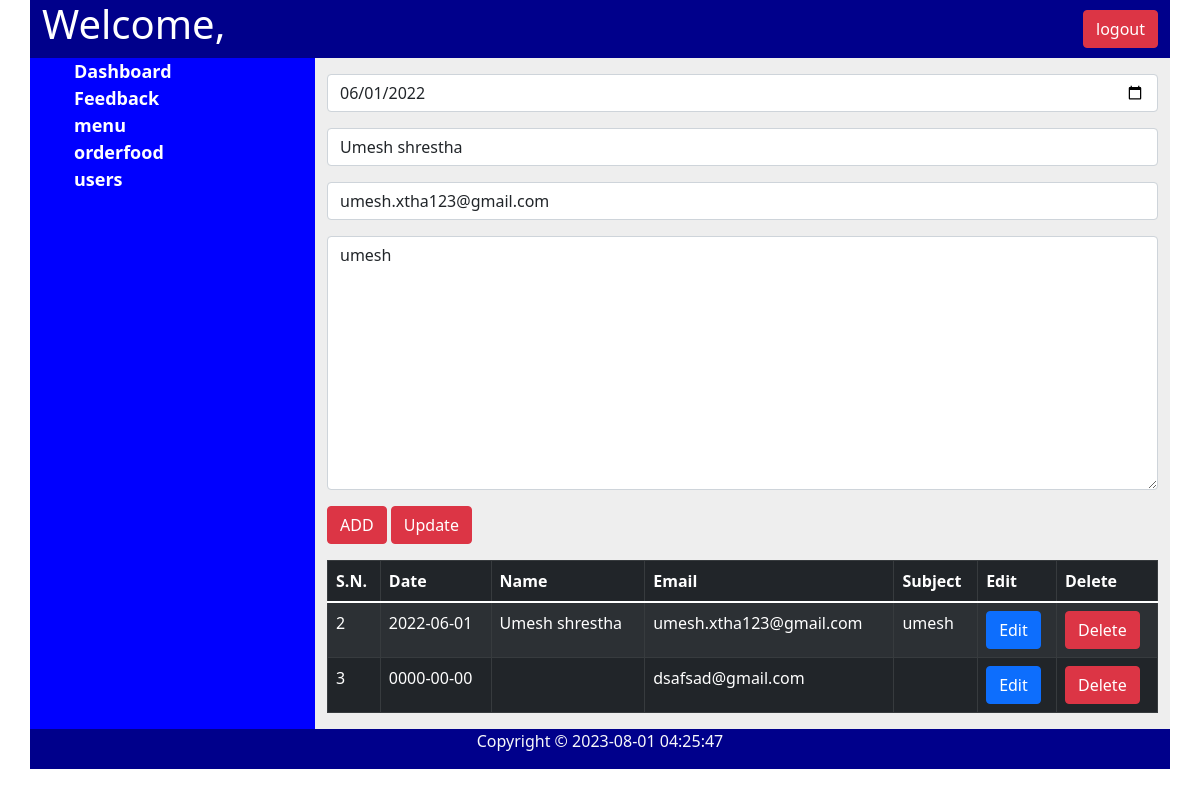
Screenshot of /admin/feedback.php?eid=2 with the database file from the repository.
### tables this page shows
CREATE TABLE `feedback` (
  `id` int(11) NOT NULL,
  `Date` date NOT NULL,
  `Name` varchar(100) NOT NULL,
  `Email` varchar(100) NOT NULL,
  `Subject` varchar(5000) NOT NULL
);

### admin/class/Connection.php (called while the page is built, shortened)
<?php
class Connection
{
	private $host;
	private $user;
	private $password;
	private $database;
	private $connect;
	function __construct()
	{
		$this->host = 'localhost';
		$this->user = 'root';
		$this->password = '';
		$this->database = 'food-order';
	}
	function getConnection()
	{
		$this->connect = new mysqli($this->host, $this->user,
								$this->password, $this->database);
		return $this->connect;
	}
	function getData($qry)
	{
		$result = [];
		$data = $this->connect->query($qry);
		while($row = $data->fetch_assoc()) {
			$result[] = $row;
		}
		return $result;
	}
}

### admin/class/feedback.php (called while the page is built, shortened)
<?php
require_once'Connection.php';
class feedback
{
	private $conn;
	function __construct()
	{
		$this->conn = new Connection();
	}
	public function selectfeedback(){
		$qry = "SELECT * FROM feedback";
		return $this->conn->getData($qry);
	}
	public function selectSinglefeedback($id){
		$qry = "SELECT * FROM feedback WHERE id = $id";
		return $this->conn->getData($qry);
	}
}

### admin/feedback.php (the view, shortened to what this page needs)
<?php
require_once 'class/feedback.php';
$san = New feedback;
$data = $san->selectfeedback();
if(isset($_GET['eid']))
  {
    $selected = $san->selectSinglefeedback($_GET['eid']);
  }
?>
<!doctype html>
<html lang="en">
<head>
    <link href="https://cdn.jsdelivr.net/npm/bootstrap@5.1.3/dist/css/bootstrap.min.css" rel="stylesheet">
    <link rel="stylesheet" href="css/cms_css.css" />
</head>
<body>
    <div class="container">
        <?php include 'header.php'; ?>
        <div class="row">
            <?php include 'nav.php'; ?>
            <section class="col-md-9">
                <form method="post">
                    <div class="mb-3 mt-3">
                        <input type="date" placeholder="date" class="form-control  " name="date" value="<?php if(isset($_GET['eid'])){ echo $selected[0]['Date']; } ?>">
                    </div>
                    <div class="mb-3">
                        <input type="text" placeholder="Name" class="form-control" name="name" value="<?php if(isset($_GET['eid'])){ echo $selected[0]['Name']; } ?>">
                    </div>
                    <div class="mb-3">
                        <input type="email" placeholder="email" class="form-control mb-3" name="email" value="<?php if(isset($_GET['eid'])){ echo $selected[0]['Email']; } ?>">
                    </div>
                    <div class="mb-3">
                        <textarea class="form-control" placeholder="enter your message" id="" cols="30" rows="10" name="message" ><?php if(isset($_GET['eid'])){ echo $selected[0]['Subject']; } ?></textarea>
                    </div>
                    <div>
                        <input type="submit" name="btn-add" value="ADD" class="btn btn-danger  " >
                        <input type="submit" name="btn-update" value="Update" class="btn btn-danger">
                    </div>
                </form>
                <div>
                    <div class="table-responsive">
                        <table class="table table-striped table-bordered table-dark mt-3" id="myTable">
                            <thead>
                                <tr>
                                    <th>S.N.</th>
                                    <th>Date</th>
                                    <th>Name</th>
                                    <th>Email</th>
                                    <th>Subject</th>
                                    <th>Edit</th>
                                    <th>Delete</th>
                                </tr>
                            </thead>
                            <tbody>
                                <?php
                                foreach ($data as $dt) {
                                    echo "<tr>
						<td>" . $dt['id'] . "</td>
						<td>" . $dt['Date'] . "</td>
						<td>" . $dt['Name'] . "</td>
						<td>" . $dt['Email'] . "</td>
						<td>" . $dt['Subject'] . "</td>
						<td><a href='feedback.php?eid=" . $dt['id'] . "' class='btn btn-primary'>Edit</a></td>
						<td><a href='feedback.php?did=" . $dt['id'] . "' class='btn btn-danger' onclick='return confirm(&quot;Are you sure?&quot;)'>Delete</a></td>
					</tr>";
                                }
                                ?>
                            </tbody>
                        </table>
                    </div>
                </div>
            </section>
        </div>
        <?php include 'footer.php'; ?>
    </div>
</body>
</html>

### admin/css/cms_css.css (style rules this page uses)
section { background: #eeeeee; min-height: 500px; }

### rows the page displays
feedback: date "06/01/2022", name "Umesh shrestha", email "umesh.xtha123@gmail.com", message "umesh", id "2", Date "2022-06-01", Name "Umesh shrestha", Email "umesh.xtha123@gmail.com", Subject "umesh"
feedback: id "3", Date "0000-00-00", Email "dsafsad@gmail.com"
